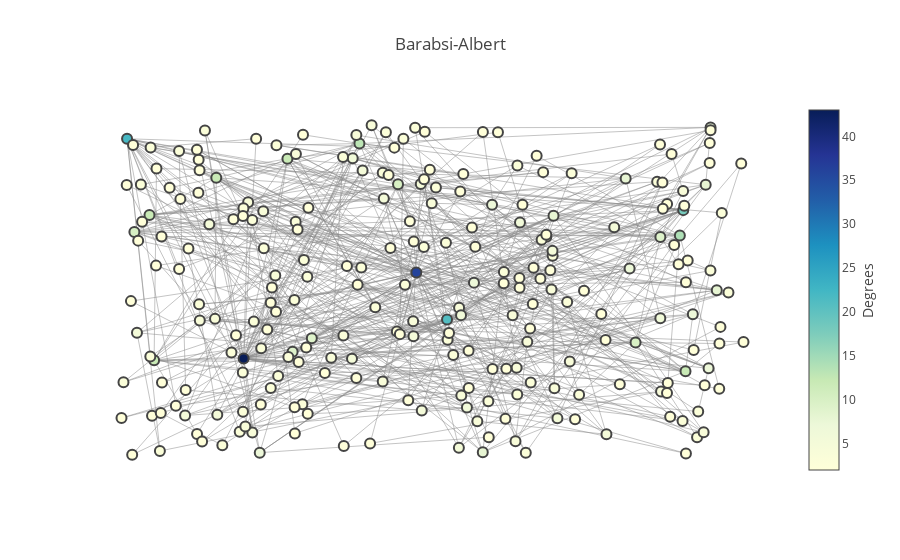

Notebook code for this chart:
### Markdown cell above
### Barabsi-Albert

The Barabsi-Albert network is an example for a random scale-free network. The construction of the network is achieved via preferential attachement. Preferential attachement means that the probability of a new node to connect to another existing node is weighted by the degrees of the existing nodes.

### Code cell
graph = nx.barabasi_albert_graph(250, 2)

position = nx.random_layout(graph)

layout = go.Layout(
    title='Barabsi-Albert',
    xaxis=dict(showgrid=False, zeroline=False, showticklabels=False),
    yaxis=dict(showgrid=False, zeroline=False, showticklabels=False),
    showlegend=False,
)

figure = go.Figure([
    go.Scatter(
        name='edges',
        mode='lines',
        x=[x for edge in graph.edges()
           for x in [position[edge[0]][0], position[edge[1]][0], None]],
        y=[y for edge in graph.edges()
           for y in [position[edge[0]][1], position[edge[1]][1], None]],
        line=dict(
            width=0.5,
            color='#888'
        ),
        hoverinfo='none',
    ),
    go.Scatter(
        name='nodes',
        mode='markers',
        x=[position[node][0] for node in graph.nodes()],
        y=[position[node][1] for node in graph.nodes()],
        marker=dict(
            size=10,
            showscale=True,
            reversescale=True,
            color=[graph.degree(node) for node in graph.nodes()],
            colorbar=dict(
                title='Degrees',
                titleside='right'
            ),
            colorscale='YlGnBu',
            line=dict(width=2),
        ),
        hoverinfo='text',
    ),
], layout)

py.iplot(figure)

### Figure 1 — Plotly figure (JSON) as saved in the notebook; plotly's stock layout.template omitted (floating-point values rounded to 4 significant figures; data arrays with more than 128 entries replaced by an {"elided": "..."} marker saying what was removed)
{"data": [{"hoverinfo": "none", "line": {"color": "#888", "width": 0.5}, "mode": "lines", "name": "edges", "type": "scatter", "uid": "77268d64-e43a-423d-84d0-8ae4fb706a71", "x": {"elided": "1488 float values"}, "y": {"elided": "1488 float values"}}, {"hoverinfo": "text", "marker": {"color": {"elided": "250 int values"}, "colorbar": {"title": {"side": "right", "text": "Degrees"}}, "colorscale": "YlGnBu", "line": {"width": 2}, "reversescale": true, "showscale": true, "size": 10}, "mode": "markers", "name": "nodes", "type": "scatter", "uid": "559fba76-859a-4187-89e0-9c856ac9e6ac", "x": {"elided": "250 float values"}, "y": {"elided": "250 float values"}}], "layout": {"showlegend": false, "title": {"text": "Barabsi-Albert"}, "xaxis": {"showgrid": false, "showticklabels": false, "zeroline": false}, "yaxis": {"showgrid": false, "showticklabels": false, "zeroline": false}}}
